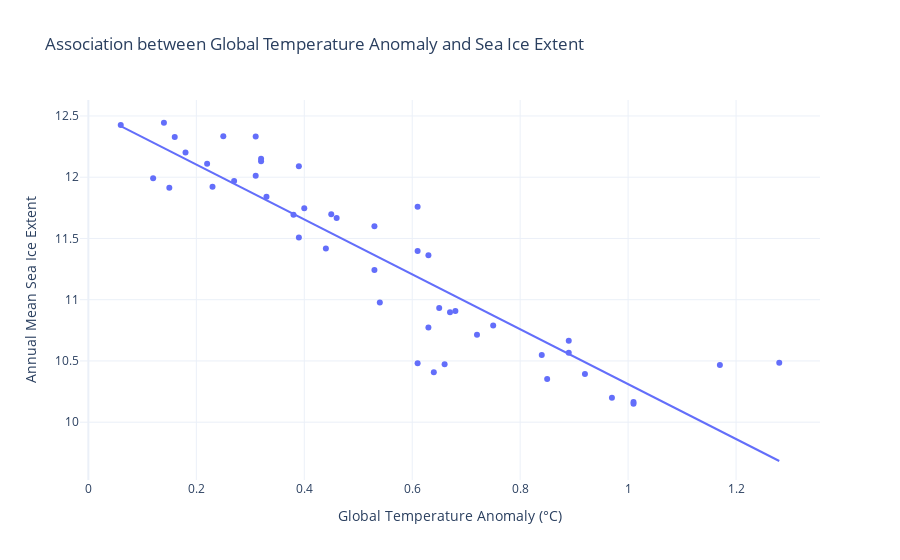

Notebook source saved alongside this figure:
### Code cell
fig_scatter = px.scatter(
   merged_tempice,
    x="Glob", 
    y="SeaIceMean",
    trendline="ols",
    labels={
        "Glob": "Global Temperature Anomaly (°C)",
        "SeaIceMean": "Annual Mean Sea Ice Extent"
    },
    title="Association between Global Temperature Anomaly and Sea Ice Extent",
    template="plotly_white"
)
fig_scatter.show()

### Figure 1 — Plotly figure (JSON) as saved in the notebook; plotly's stock layout.template omitted (floating-point values rounded to 4 significant figures)
{"data": [{"hovertemplate": "Global Temperature Anomaly (°C)=%{x}<br>Annual Mean Sea Ice Extent=%{y}<extra></extra>", "legendgroup": "", "marker": {"color": "#636efa", "symbol": "circle"}, "mode": "markers", "name": "", "orientation": "v", "showlegend": false, "type": "scatter", "x": [0.06, 0.16, 0.25, 0.32, 0.14, 0.31, 0.15, 0.12, 0.18, 0.32, 0.39, 0.27, 0.45, 0.4, 0.22, 0.23, 0.31, 0.44, 0.33, 0.46, 0.61, 0.38, 0.39, 0.53, 0.63, 0.61, 0.53, 0.68, 0.63, 0.66, 0.54, 0.65, 0.72, 0.61, 0.64, 0.67, 0.75, 0.89, 1.01, 0.92, 0.85, 0.97, 1.01, 0.84, 0.89, 1.17, 1.28], "xaxis": "x", "y": [12.43, 12.33, 12.33, 12.13, 12.44, 12.33, 11.91, 11.99, 12.2, 12.15, 12.09, 11.97, 11.7, 11.75, 12.11, 11.92, 12.01, 11.42, 11.84, 11.67, 11.76, 11.69, 11.51, 11.6, 11.36, 11.4, 11.24, 10.91, 10.77, 10.47, 10.98, 10.93, 10.71, 10.48, 10.41, 10.9, 10.79, 10.57, 10.16, 10.39, 10.35, 10.2, 10.15, 10.55, 10.66, 10.47, 10.49], "yaxis": "y"}, {"hovertemplate": "<b>OLS trendline</b><br>SeaIceMean = -2.24093 * Glob + 12.5518<br>R<sup>2</sup>=0.820093<br><br>Global Temperature Anomaly (°C)=%{x}<br>Annual Mean Sea Ice Extent=%{y} <b>(trend)</b><extra></extra>", "legendgroup": "", "marker": {"color": "#636efa", "symbol": "circle"}, "mode": "lines", "name": "", "showlegend": false, "type": "scatter", "x": [0.06, 0.12, 0.14, 0.15, 0.16, 0.18, 0.22, 0.23, 0.25, 0.27, 0.31, 0.31, 0.32, 0.32, 0.33, 0.38, 0.39, 0.39, 0.4, 0.44, 0.45, 0.46, 0.53, 0.53, 0.54, 0.61, 0.61, 0.61, 0.63, 0.63, 0.64, 0.65, 0.66, 0.67, 0.68, 0.72, 0.75, 0.84, 0.85, 0.89, 0.89, 0.92, 0.97, 1.01, 1.01, 1.17, 1.28], "xaxis": "x", "y": [12.42, 12.28, 12.24, 12.22, 12.19, 12.15, 12.06, 12.04, 11.99, 11.95, 11.86, 11.86, 11.83, 11.83, 11.81, 11.7, 11.68, 11.68, 11.66, 11.57, 11.54, 11.52, 11.36, 11.36, 11.34, 11.18, 11.18, 11.18, 11.14, 11.14, 11.12, 11.1, 11.07, 11.05, 11.03, 10.94, 10.87, 10.67, 10.65, 10.56, 10.56, 10.49, 10.38, 10.29, 10.29, 9.93, 9.683], "yaxis": "y"}], "layout": {"legend": {"tracegroupgap": 0}, "title": {"text": "Association between Global Temperature Anomaly and Sea Ice Extent"}, "xaxis": {"anchor": "y", "domain": [0, 1], "title": {"text": "Global Temperature Anomaly (°C)"}}, "yaxis": {"anchor": "x", "domain": [0, 1], "title": {"text": "Annual Mean Sea Ice Extent"}}}}
